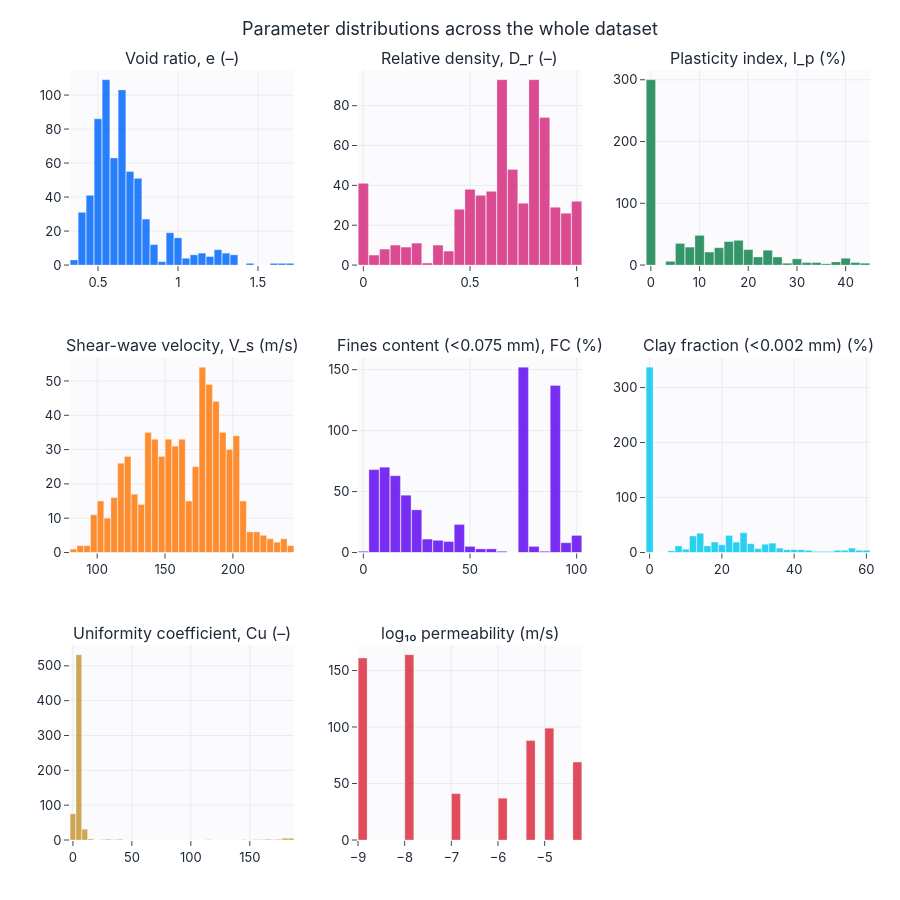

The notebook cell this image was saved under:
### Markdown cell above
## Распределения параметров по всему датасету

### Code cell
cols = ["e", "D_r", "I_p", "V_s", "fines_content", "clay_fraction", "Cu", "log10_permeability"]
histogram_grid(meta, columns=cols, titles=[FEATURE_AXIS_LABELS_EN.get(c, c) for c in cols],
               n_cols=3, title="Parameter distributions across the whole dataset",
               save=SAVE_FIGS, fig_id="1_2_param_distributions").show()

### Figure 1 — Plotly figure (JSON) as saved in the notebook; plotly's stock layout.template omitted (floating-point values rounded to 4 significant figures; data arrays with more than 128 entries replaced by an {"elided": "..."} marker saying what was removed)
{"data": [{"marker": {"color": "#0b6efd", "line": {"color": "white", "width": 0.3}}, "nbinsx": 40, "opacity": 0.88, "showlegend": false, "type": "histogram", "x": {"elided": "666 float values"}, "xaxis": "x", "yaxis": "y"}, {"marker": {"color": "#d63384", "line": {"color": "white", "width": 0.3}}, "nbinsx": 40, "opacity": 0.88, "showlegend": false, "type": "histogram", "x": {"elided": "666 float values"}, "xaxis": "x2", "yaxis": "y2"}, {"marker": {"color": "#198754", "line": {"color": "white", "width": 0.3}}, "nbinsx": 40, "opacity": 0.88, "showlegend": false, "type": "histogram", "x": {"elided": "666 float values"}, "xaxis": "x3", "yaxis": "y3"}, {"marker": {"color": "#fd7e14", "line": {"color": "white", "width": 0.3}}, "nbinsx": 40, "opacity": 0.88, "showlegend": false, "type": "histogram", "x": {"elided": "666 float values"}, "xaxis": "x4", "yaxis": "y4"}, {"marker": {"color": "#6610f2", "line": {"color": "white", "width": 0.3}}, "nbinsx": 40, "opacity": 0.88, "showlegend": false, "type": "histogram", "x": {"elided": "666 float values"}, "xaxis": "x5", "yaxis": "y5"}, {"marker": {"color": "#0dcaf0", "line": {"color": "white", "width": 0.3}}, "nbinsx": 40, "opacity": 0.88, "showlegend": false, "type": "histogram", "x": {"elided": "666 float values"}, "xaxis": "x6", "yaxis": "y6"}, {"marker": {"color": "#c99a3d", "line": {"color": "white", "width": 0.3}}, "nbinsx": 40, "opacity": 0.88, "showlegend": false, "type": "histogram", "x": {"elided": "666 float values"}, "xaxis": "x7", "yaxis": "y7"}, {"marker": {"color": "#dc3545", "line": {"color": "white", "width": 0.3}}, "nbinsx": 40, "opacity": 0.88, "showlegend": false, "type": "histogram", "x": {"elided": "666 float values"}, "xaxis": "x8", "yaxis": "y8"}], "layout": {"annotations": [{"font": {"size": 16}, "showarrow": false, "text": "Void ratio, e (–)", "x": 0.14, "xanchor": "center", "xref": "paper", "y": 1.0, "yanchor": "bottom", "yref": "paper"}, {"font": {"size": 16}, "showarrow": false, "text": "Relative density, D_r (–)", "x": 0.5, "xanchor": "center", "xref": "paper", "y": 1.0, "yanchor": "bottom", "yref": "paper"}, {"font": {"size": 16}, "showarrow": false, "text": "Plasticity index, I_p (%)", "x": 0.86, "xanchor": "center", "xref": "paper", "y": 1.0, "yanchor": "bottom", "yref": "paper"}, {"font": {"size": 16}, "showarrow": false, "text": "Shear-wave velocity, V_s (m/s)", "x": 0.14, "xanchor": "center", "xref": "paper", "y": 0.6267, "yanchor": "bottom", "yref": "paper"}, {"font": {"size": 16}, "showarrow": false, "text": "Fines content (<0.075 mm), FC (%)", "x": 0.5, "xanchor": "center", "xref": "paper", "y": 0.6267, "yanchor": "bottom", "yref": "paper"}, {"font": {"size": 16}, "showarrow": false, "text": "Clay fraction (<0.002 mm) (%)", "x": 0.86, "xanchor": "center", "xref": "paper", "y": 0.6267, "yanchor": "bottom", "yref": "paper"}, {"font": {"size": 16}, "showarrow": false, "text": "Uniformity coefficient, Cu (–)", "x": 0.14, "xanchor": "center", "xref": "paper", "y": 0.2533, "yanchor": "bottom", "yref": "paper"}, {"font": {"size": 16}, "showarrow": false, "text": "log₁₀ permeability (m/s)", "x": 0.5, "xanchor": "center", "xref": "paper", "y": 0.2533, "yanchor": "bottom", "yref": "paper"}], "bargap": 0.05, "height": 900, "title": {"text": "Parameter distributions across the whole dataset"}, "xaxis": {"anchor": "y", "domain": [0.0, 0.28]}, "xaxis2": {"anchor": "y2", "domain": [0.36, 0.64]}, "xaxis3": {"anchor": "y3", "domain": [0.72, 1.0]}, "xaxis4": {"anchor": "y4", "domain": [0.0, 0.28]}, "xaxis5": {"anchor": "y5", "domain": [0.36, 0.64]}, "xaxis6": {"anchor": "y6", "domain": [0.72, 1.0]}, "xaxis7": {"anchor": "y7", "domain": [0.0, 0.28]}, "xaxis8": {"anchor": "y8", "domain": [0.36, 0.64]}, "xaxis9": {"anchor": "y9", "domain": [0.72, 1.0]}, "yaxis": {"anchor": "x", "domain": [0.7467, 1.0]}, "yaxis2": {"anchor": "x2", "domain": [0.7467, 1.0]}, "yaxis3": {"anchor": "x3", "domain": [0.7467, 1.0]}, "yaxis4": {"anchor": "x4", "domain": [0.3733, 0.6267]}, "yaxis5": {"anchor": "x5", "domain": [0.3733, 0.6267]}, "yaxis6": {"anchor": "x6", "domain": [0.3733, 0.6267]}, "yaxis7": {"anchor": "x7", "domain": [0.0, 0.2533]}, "yaxis8": {"anchor": "x8", "domain": [0.0, 0.2533]}, "yaxis9": {"anchor": "x9", "domain": [0.0, 0.2533]}}}
